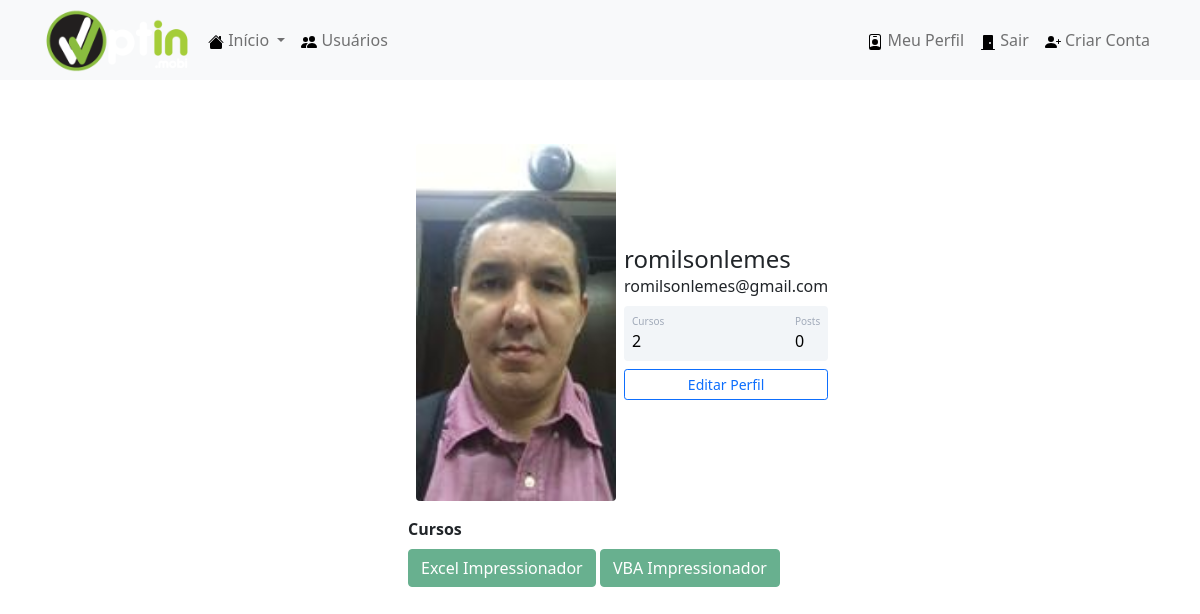
/perfil (signed in), run on the app's committed database.
### plataformaSms/models.py (models this page shows)
class Usuario(database.Model, UserMixin):
    id = database.Column(database.Integer, primary_key=True)
    username = database.Column(database.String, nullable=False)
    email = database.Column(database.String, nullable=False, unique=True)
    senha = database.Column(database.String, nullable=False)
    foto_perfil = database.Column(database.String, default='default.jpg')
    posts = database.relationship('Post', backref='autor', lazy=True)
    cursos = database.Column(database.String, nullable=False, default='Não Informado')
    def contar_posts(self):
        return len(self.posts)

### plataformaSms/routes.py (the view)
@app.route('/perfil')
@login_required
def perfil():
    foto_perfil = url_for('static', filename='fotos_perfil/{}'.format(current_user.foto_perfil))
    return render_template('perfil.html', foto_perfil=foto_perfil)

### plataformaSms/models.py (called while the page is built)
@login_manager.user_loader
def load_usuario(id_usuario):
    return Usuario.query.get(int(id_usuario))

### plataformaSms/templates/perfil.html (shortened to what this page needs)
{% extends 'base.html' %}
{% block body %}
          <div class="container mt-5 d-flex justify-content-center">
              <div class="card p-3">
                  <div class="d-flex align-items-center">
                      <div class="image pe-2"> <img src="{{ foto_perfil }}" class="rounded" width="200"> </div>
                      <div class="ml-3 w-100">
                              <h4 class="mb-0 mt-0">{{ current_user.username }}</h4> <span> {{ current_user.email }}</span>
                              <div class="p-2 mt-2 bg-primary d-flex justify-content-between rounded text-white stats">
                                  {% if 'Não Informado' in current_user.cursos %}
                                    <div class="d-flex flex-column"> <span class="articles">Cursos</span> <span class="number1">0</span> </div>
                                  {% else %}
                                    <div class="d-flex flex-column"> <span class="articles">Cursos</span> <span class="number1">{{ current_user.cursos.count(';') + 1 }}</span> </div>
                                  {% endif %}
                                  <div class="d-flex flex-column"> <span class="rating">Posts</span> <span class="number3">{{ current_user.contar_posts() }}</span> </div>
                              </div>
                              <div class="button mt-2 d-flex flex-row align-items-center">
                                  <a class="w-100" href="{{ url_for('editar_perfil') }}">
                                      <button class="btn btn-sm btn-outline-primary w-100">Editar Perfil</button>
                                  </a>
                              </div>
                      </div>
                </div>
              </div>
          </div>
          {% if 'Não Informado' not in current_user.cursos %}
                  <div class="row justify-content-center">
                      <div class="col col-4" style="text-align-center">
                            <strong>Cursos</strong><br>
                            {% for curso in current_user.cursos.split(';') %}
                                <button type="button" class="btn btn-success mt-2" disabled>{{ curso }}</button>
                            {% endfor %}
                      </div>
                  </div>
          {% endif %}
{% endblock %}

### plataformaSms/static/main.css (style rules this page uses)
.card { width: 400px; border: none; border-radius: 10px; background-color: #fff }
.stats { background: #f2f5f8 !important; color: #000 !important }
.articles { font-size: 10px; color: #a1aab9 }
.number1 { font-weight: 500 }
.rating { font-size: 10px; color: #a1aab9 }
.number3 { font-weight: 500 }

### data on the page
Usuario: username "romilsonlemes", email "romilsonlemes@gmail.com", cursos "2"

### other printed values
{{ current_user.contar_posts() }} "0"
{{ curso }} "Excel Impressionador" "VBA Impressionador"
